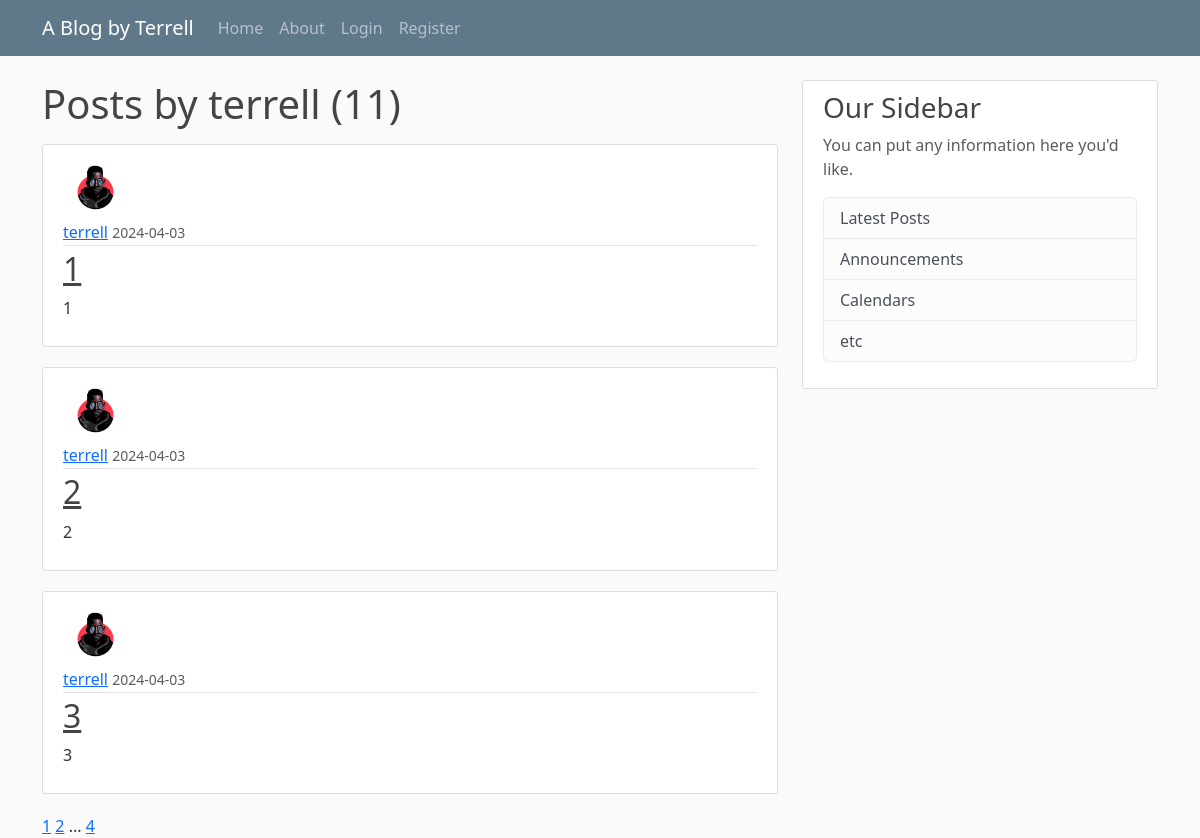
Screenshot of /user/terrell with the database file from the repository.
### flaskblog/models.py (models this page shows, shortened)
class User(db.Model, UserMixin): # We create the User class
    id = db.Column(db.Integer, primary_key=True) # primary_key=True means this will be unique to our user
    username = db.Column(db.String(20), unique=True, nullable=False) # nullable = cannot be null, there must be an input. Max characters = 20
    email = db.Column(db.String(120), unique=True, nullable=False)
    image_file = db.Column(db.String(20), nullable=False, default='default.jpg') # Max image hash = 20 characters. Default will be if user doesn't choose a profile pic
    password = db.Column(db.String(60), nullable=False)
    posts = db.relationship('Post', backref='author', lazy=True)

class Post(db.Model): # We create the Post class
    id = db.Column(db.Integer, primary_key=True)
    title = db.Column(db.String(100), nullable=False)
    date_posted = db.Column(db.DateTime, nullable=False, default=datetime.now(timezone.utc))
    content = db.Column(db.Text, nullable=False)
    user_id = db.Column(db.Integer, db.ForeignKey('user.id'), nullable=False) # This is the ID of the user that authored the post

### flaskblog/routes.py (the view)
@app.route("/user/<string:username>") # Means the string part after the 'user' in the url will be captured as the username
def user_posts(username):
    page = request.args.get('page', 1, type=int) # This requests the 'page' part of the url, and defaults it to 1
    user = User.query.filter_by(username=username).first_or_404() # If username isn't found in database, returns 404. Otherwise, makes that user 'user'
    posts = Post.query.filter_by(author=user)\
        .order_by(Post.date_posted.desc())\
        .paginate(page=page, per_page=3) # Retrieve the posts created by that username using 'author'. Order the posts by descending date, and 3 posts per page
    return render_template('user_posts.html', posts=posts, user=user)

### flaskblog/templates/user_posts.html
{% extends "layout.html" %}
{% block content %}
<h1 class="mb-3">Posts by {{ user.username }} ({{ posts.total }})</h1>
    {% for post in posts.items %}
    <article class="media content-section">
        <div class="media-body">
          <img class="rounded-circle article-img" src="{{ url_for('static', filename='profile_pics/' + post.author.image_file) }}">
          <div class="article-metadata">
            <a class="mr-2" href="{{ url_for('user_posts', username=user.username, page=page_num) }}">{{ post.author.username }}</a>
            <small class="text-muted">{{ post.date_posted.strftime('%Y-%m-%d') }}</small>
          </div>
          <h2><a class="article-title" href="{{ url_for('post', post_id=post.id) }}">{{ post.title }}</a></h2>
          <p class="article-content">{{ post.content }}</p>
        </div>
    </article>
    {% endfor %}
    {% for page_num in posts.iter_pages(left_edge=1, right_edge=1, left_current=1, right_current=1) %}
      {% if page_num %}
        {% if posts.page == page_num %}
          <a class="'btn btn-info mb-4" href="{{ url_for('user_posts', username=user.username, page=page_num) }}">{{ page_num }}</a>
        {% else %}
          <a class="'btn btn-outline-info mb-4" href="{{ url_for('user_posts', username=user.username, page=page_num) }}">{{ page_num }}</a>
        {% endif %}
      {% else %}
        ...
      {% endif %}
    {% endfor %}
{% endblock content %}

### flaskblog/static/main.css (style rules this page uses)
body { background: #fafafa; color: #333333; margin-top: 5rem; }
h1, h2, h3, h4, h5, h6 { color: #444444; }
.content-section { background: #ffffff; padding: 10px 20px; border: 1px solid #dddddd; border-radius: 3px; margin-bottom: 20px; }
.article-title { color: #444444; }
.article-content { white-space: pre-line; }
.article-img { height: 65px; width: 65px; margin-right: 16px; }
.article-metadata { padding-bottom: 1px; margin-bottom: 4px; border-bottom: 1px solid #e3e3e3 }

### rows the page displays
User: username "terrell"
Post: image_file (picture), author.username "terrell", date_posted "2024-04-03", title "1", content "1"
Post: image_file (picture), author.username "terrell", date_posted "2024-04-03", title "2", content "2"
Post: image_file (picture), author.username "terrell", date_posted "2024-04-03", title "3", content "3"

### other values shown
{{ posts.total }} "11"
{{ page_num }} "1"
{{ page_num }} "2" "4"
